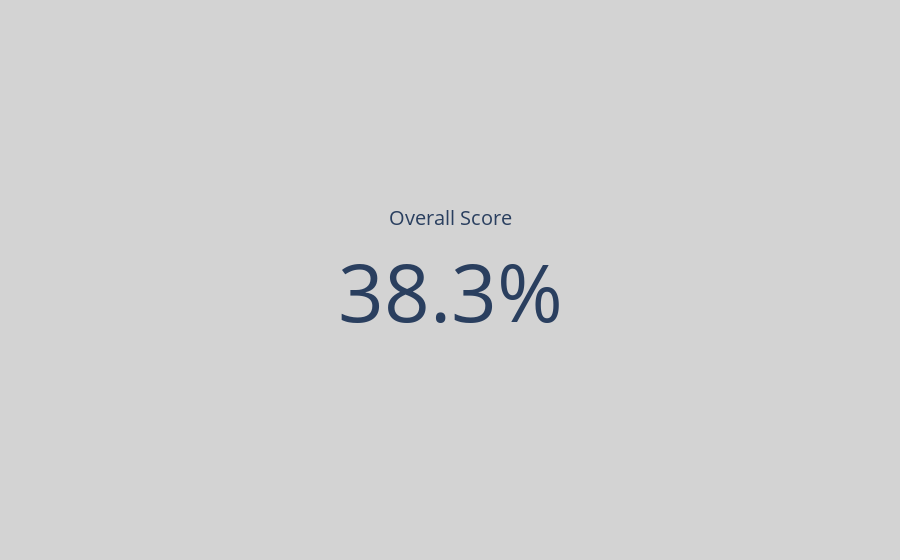

Notebook cell for this chart:
### Code cell
# Create text card for the sample student's overall score

fig = go.Figure(go.Indicator(
    mode = "number",
    value = float(score_value),
    title = {"text": "Overall Score"},
    number = {'suffix': "%"}
))

fig.update_layout(
    paper_bgcolor = "lightgray"
)

fig.show()

### Figure 1 — Plotly figure (JSON) as saved in the notebook; plotly's stock layout.template omitted (floating-point values rounded to 4 significant figures)
{"data": [{"mode": "number", "number": {"suffix": "%"}, "title": {"text": "Overall Score"}, "type": "indicator", "value": 38.25}], "layout": {"paper_bgcolor": "lightgray"}}
